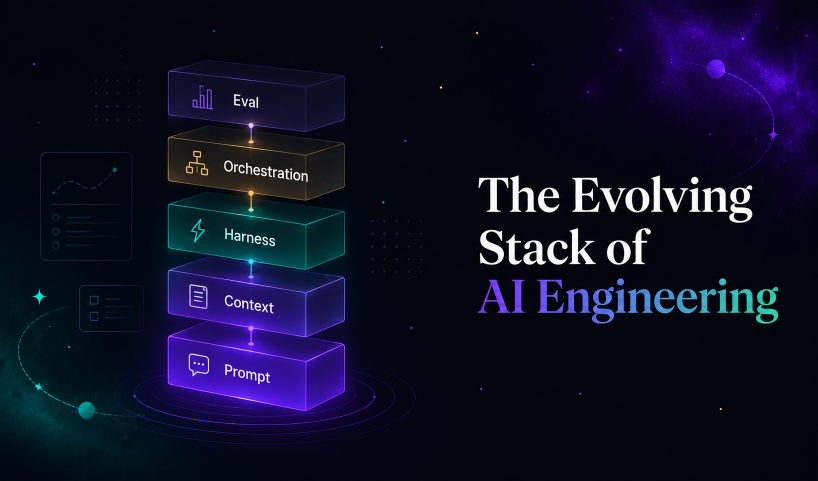
#> input picture images/ai_engineering_evolution.jpg, 1635 x 962 px (shown at 1/2 size); its folder holds only this picture in this run
$ python build-images.py
#> lines starting #> are read from the running program, lines starting #| are printed output that depends on the picture
#!/usr/bin/env python3
"""
Optimize blog cover images into responsive derivatives.

Drop a source cover into /images named  cover-<post-slug>.(jpg|png)  — any
size (AI-generated covers are often large). This builds, for each source:
  - WebP at widths 480 / 800 / 1200 (capped at the source width)
  - a JPEG fallback at min(1200, native width)

Outputs are git-ignored and rebuilt at deploy time, so the repo only carries
the source covers + this script.

Local preview:   python3 scripts/build-images.py
Requires:        Pillow  (pip install Pillow)
"""
import os, re, glob
from PIL import Image

ROOT = os.path.dirname(os.path.dirname(os.path.abspath(__file__)))
IMG_DIR = os.path.join(ROOT, "images")
WIDTHS = [480, 800, 1200]
WEBP_QUALITY = 82
JPG_QUALITY = 82

DERIVATIVE = re.compile(r"-\d+\.(webp|jpg)$", re.IGNORECASE)


def is_source(path):
    return not DERIVATIVE.search(os.path.basename(path))


def process(src):
#> called with src = 'images/ai_engineering_evolution.jpg'
    name = os.path.splitext(os.path.basename(src))[0]
    im = Image.open(src).convert("RGB")
#> im is the input picture: PIL image 1635x962 RGB; mean R, G, B 13.7, 14.5, 37.7
    ow, oh = im.size
#> ow = 1635; oh = 962
    made = 0

    for w in WIDTHS:
        if w > ow:
            continue
        h = round(oh * w / ow)
        im.resize((w, h), Image.LANCZOS).save(
            os.path.join(IMG_DIR, f"{name}-{w}.webp"), "WEBP",
            quality=WEBP_QUALITY, method=6)
        made += 1
#> this loop made 3 passes
#> pass 1, in process, `im.resize((w, h), Image.LANCZOS).save( os.path.join(IMG_DIR, f"{name}-..`:
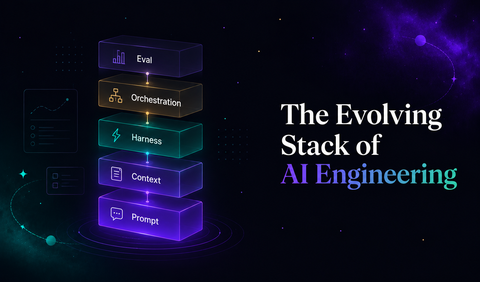
#> saved as ai_engineering_evolution-480.webp: PIL image 480x282 RGB; mean R, G, B 13.8, 14.6, 37.7
#> pass 2, in process, `im.resize((w, h), Image.LANCZOS).save( os.path.join(IMG_DIR, f"{name}-..`:
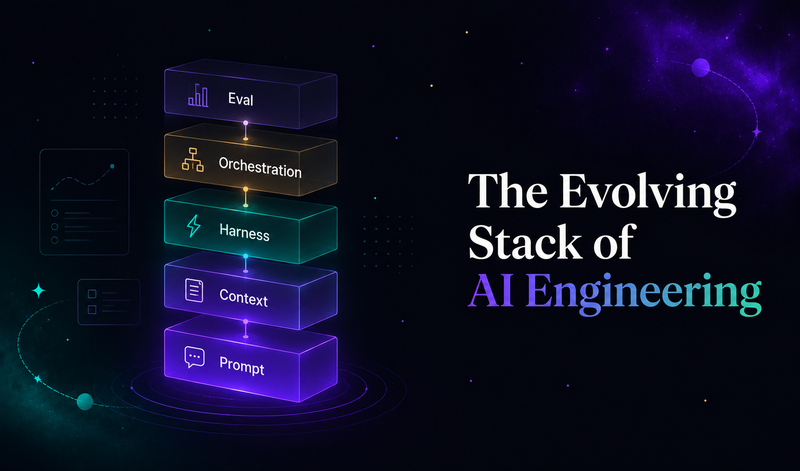
#> saved as ai_engineering_evolution-800.webp: PIL image 800x471 RGB; mean R, G, B 13.7, 14.5, 37.7
#> after the loop, made = 3

    fw = min(1200, ow)
#> fw = 1200
    fh = round(oh * fw / ow)
#> fh = 706
    fallback = im.resize((fw, fh), Image.LANCZOS)
    fallback.save(os.path.join(IMG_DIR, f"{name}-{fw}.jpg"), "JPEG",
                  quality=JPG_QUALITY, optimize=True, progressive=True)
    made += 1
#> made = 4
    if fw not in WIDTHS:
        fallback.save(os.path.join(IMG_DIR, f"{name}-{fw}.webp"), "WEBP",
                      quality=WEBP_QUALITY, method=6)
        made += 1

    print(f"  {os.path.basename(src):28} {ow}x{oh}  -> {made} files")
#|   ai_engineering_evolution.jpg 1635x962  -> 4 files
    return made


def main():
    if not os.path.isdir(IMG_DIR):
        print("No /images directory")
        return
    sources = [p for p in glob.glob(os.path.join(IMG_DIR, "*.jpg"))
               + glob.glob(os.path.join(IMG_DIR, "*.png")) if is_source(p)]
    if not sources:
        print("No source cover images found in /images")
        return
    print(f"Optimizing {len(sources)} cover(s):")
    total = sum(process(p) for p in sorted(sources))
#> total = 4
    print(f"Done — {total} responsive files generated.")
#| Done — 4 responsive files generated.


if __name__ == "__main__":
    main()
